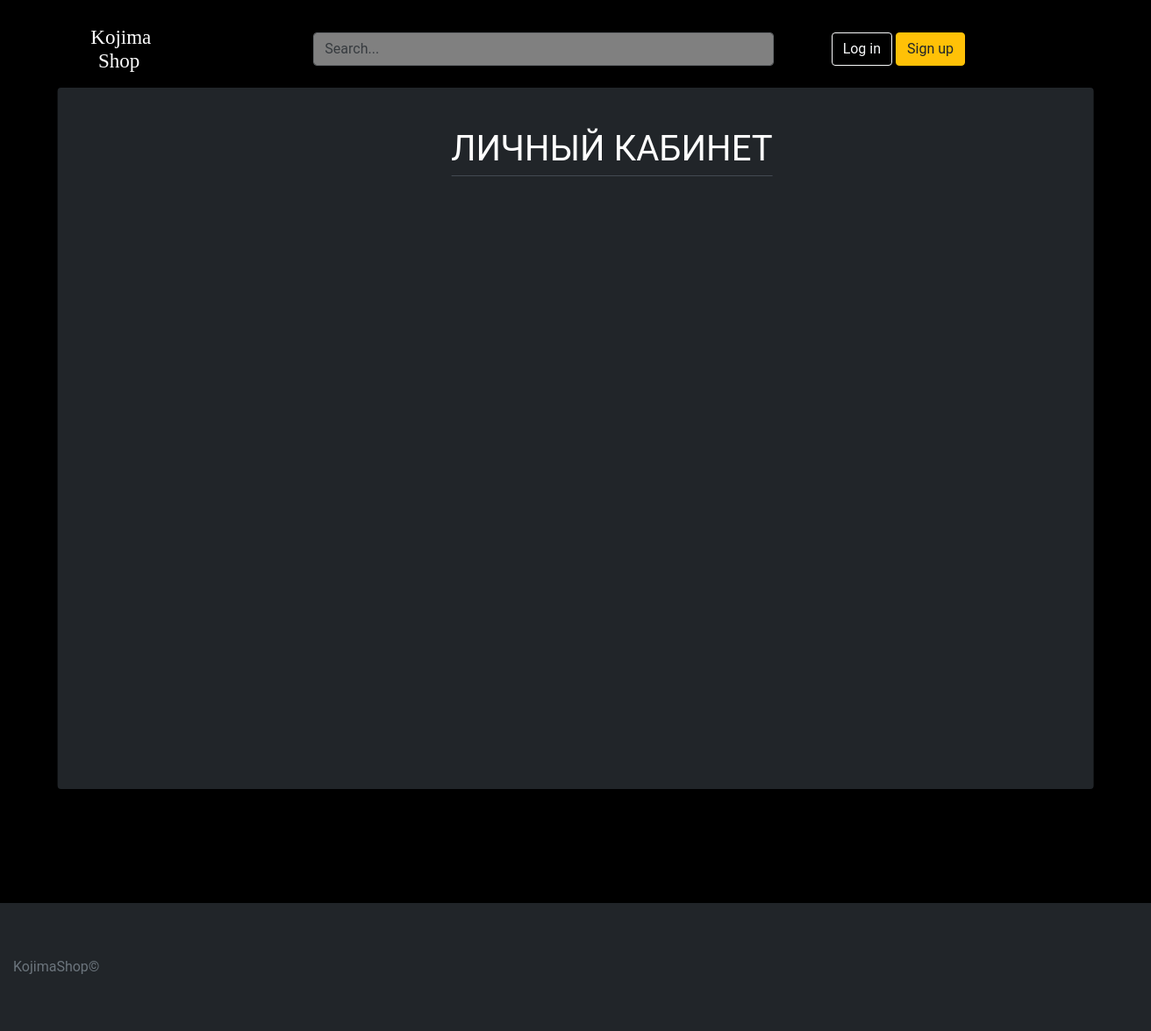
Before: /users/personal_area/2/ with the older database file.
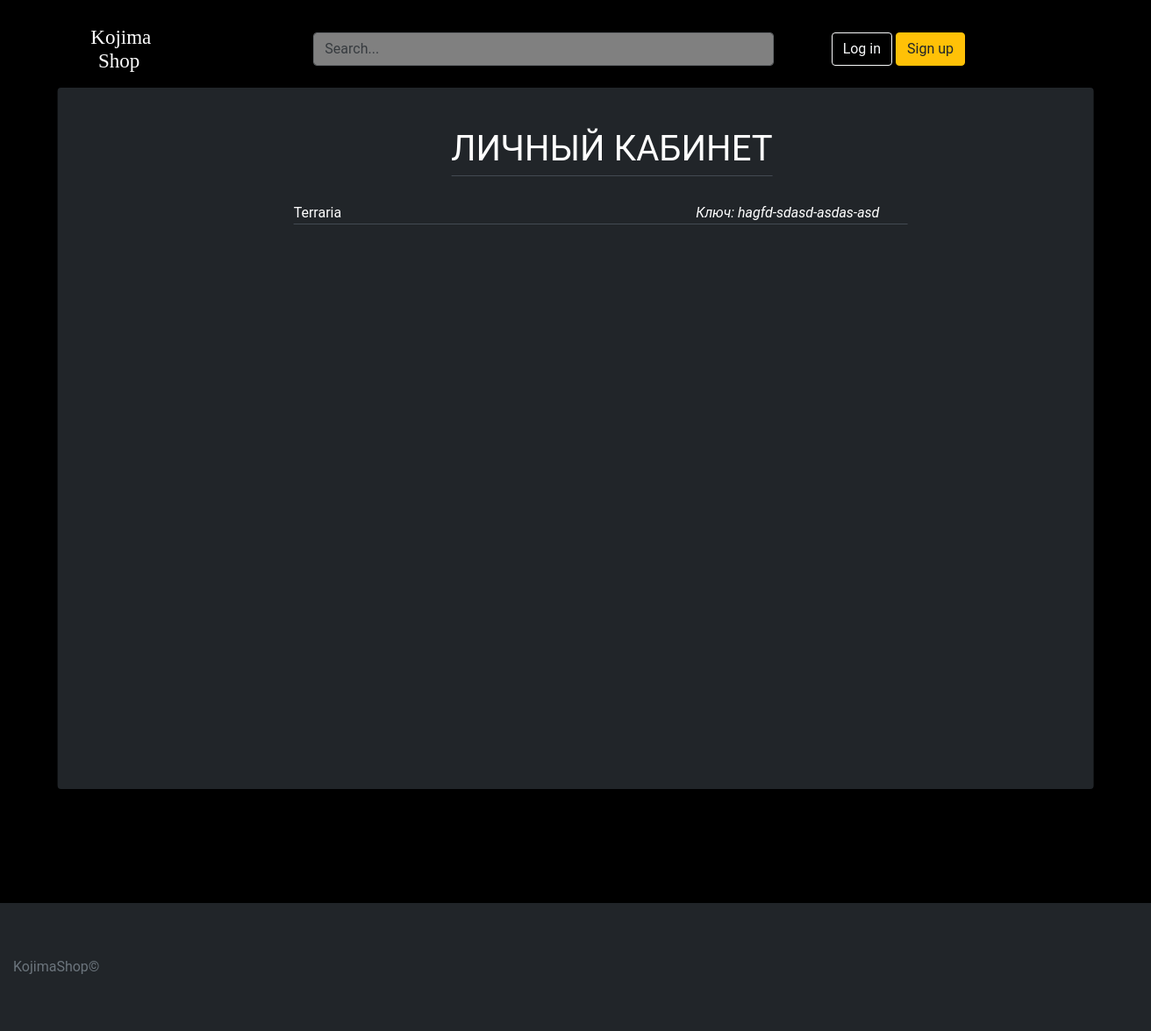
After: the same page with the newer database file.
### users/models.py (models this page shows, shortened)
class Personal_area(models.Model):
    title = models.CharField(max_length=255)
    key = models.CharField(max_length=255)
    user_id = models.ForeignKey('auth.User', on_delete=models.CASCADE, default='')

### users/views.py (the view)
# urls.py: path('personal_area/<int:pk>/', views.Personal.as_view(), name='personal_area'),
class Personal(ListView):
    model = Personal_area
    template_name = 'personal_area.html'

### templates/personal_area.html
{% extends 'base.html' %}
{% load static %}
{% block content %}
  <div class="personal_acc">
    <div class="personal_info">
        <div class="form-group"> <div class="name-control">ЛИЧНЫЙ КАБИНЕТ</div></div>
        <div class="form-group">
          <ul class="info-control-2">
              {% for personal_area in object_list %}
                    <li class="info-item">
                      <div>
                          {{ personal_area.title }} <i style="margin-left: 400px;">Ключ: {{ personal_area.key }} </i>
                      </div>
                    </li>
              {% endfor %}
          </ul>
        </div>
    </div>
  </div>
{% endblock content %}

Changed rows visible on the page:
added Personal_area: title "Terraria", key "hagfd-sdasd-asdas-asd"
